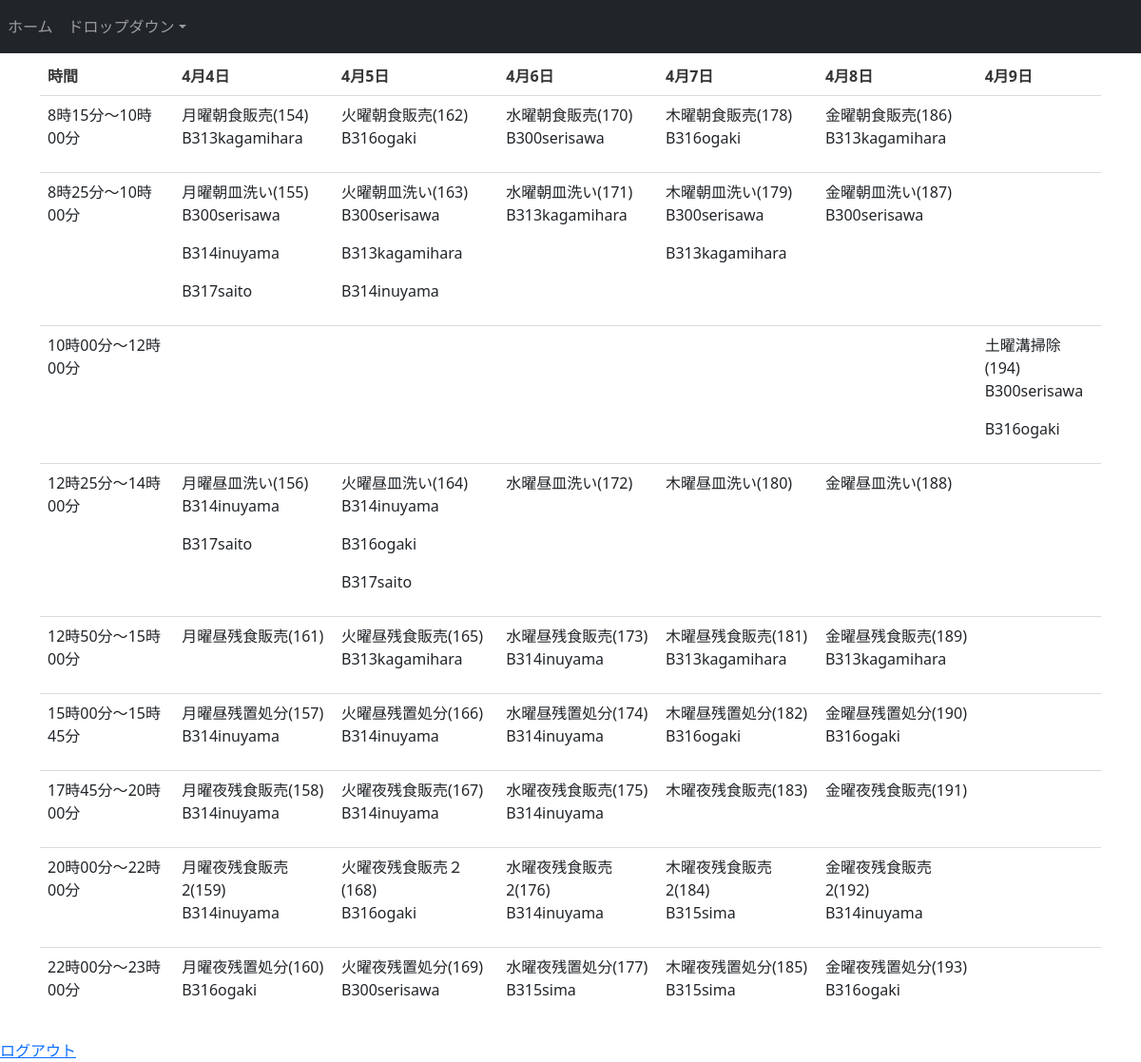
The app's page /kumano_shift_maker/mypage/recruit/2/calculate/result, older data.
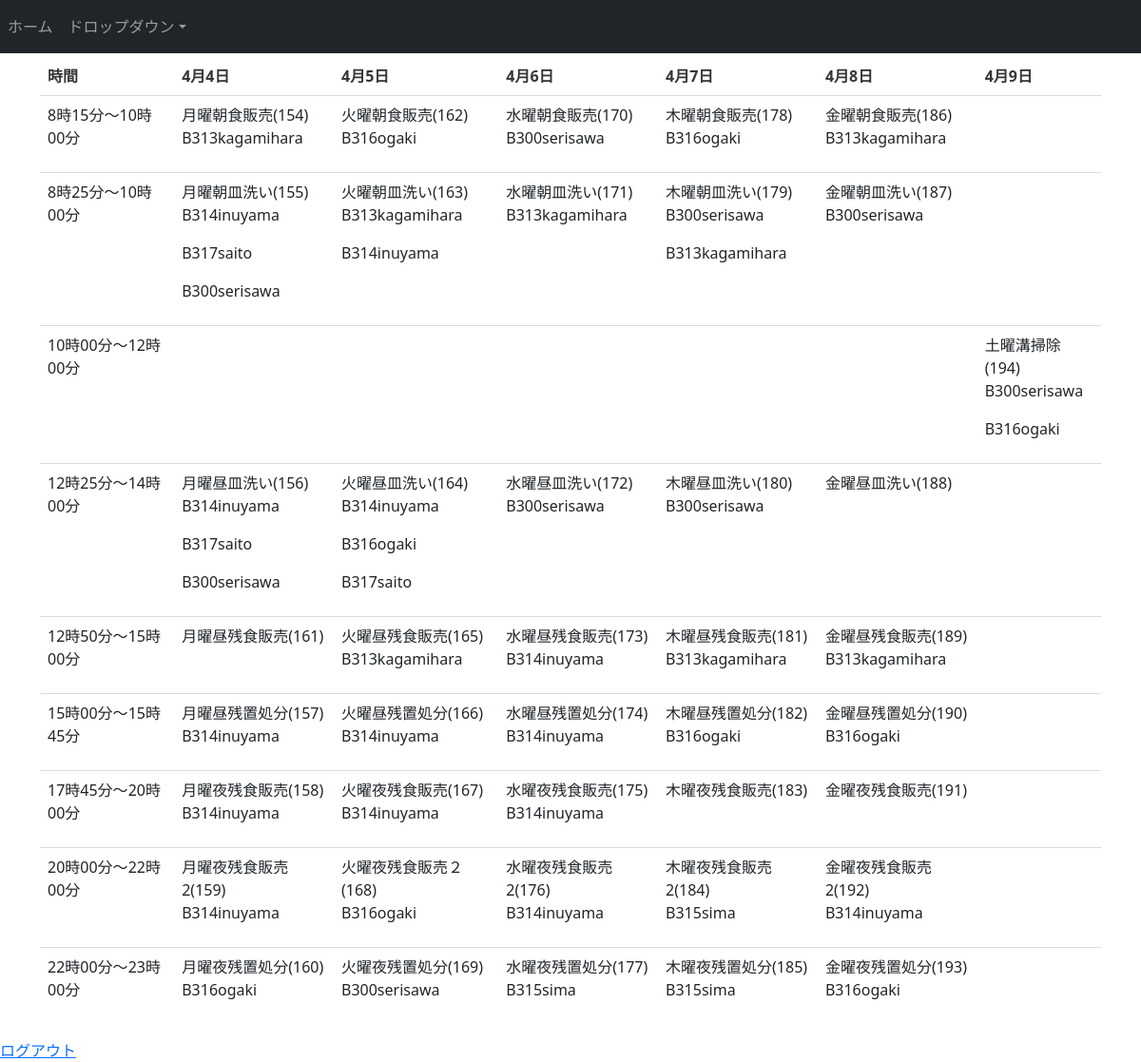
The same page, newer data.
### shift_maker/models.py (models this page shows, shortened)
class Slot(models.Model):
    workname=models.CharField(max_length=30,null=True,blank=True)
    day=models.DateField(default=timezone.now)
    start_time=models.TimeField(default=time(10,0,0))
    end_time=models.TimeField(default=time(12,0,0))
    days_from_start=models.PositiveIntegerField(default=0) #1日目は０
    required_number=models.PositiveIntegerField(default=1)
    content=models.ForeignKey(WorkContent,on_delete=models.SET_DEFAULT,default='無し')
    is_decided=models.BooleanField(default=False)#既に募集締め切りが過ぎた枠かどうか
    for_template=models.BooleanField(default=False)

class User(AbstractBaseUser,PermissionsMixin):
    Block_name=models.CharField(max_length=3,choices=Block.choices,blank=True)
    room_number=models.IntegerField(default=100)
    account_name=models.CharField(max_length=40,verbose_name='アカウント名',unique=True)
    workload_sum=models.IntegerField(verbose_name='過去の仕事量',default=0)
    assigned_work=models.ManyToManyField(WorkContent,verbose_name='経験済みの仕事',blank=True)
    assigning_slot=models.ManyToManyField(Slot,blank=True,related_name='slot_users')
    password=models.CharField(max_length=128, verbose_name='password')
    is_active     = models.BooleanField(default=True)
    is_staff      = models.BooleanField(default=False)
    is_superuser  = models.BooleanField(default=False)
    objects=UserManager()
    USERNAME_FIELD='account_name'

### shift_maker/views.py (the view)
# urls.py: path('mypage/recruit/<int:pk>/calculate/result',views.shift_calculate_result,name='result_schedule'),
def shift_calculate_result(request,pk):
    shift=get_object_or_404(Shift, pk=pk)
    days_list=sorted(list(set(list(shift.slot.all().values_list('day',flat=True)))))
    time_list=sorted(list(set(list(shift.slot.all().values_list('start_time','end_time')))))
    sametime_slotlist=[]
    for start_time, end_time in time_list:
        time_slot_list=[]
        for day in days_list:
            slots=shift.slot.filter(day=day,start_time=start_time,end_time=end_time)
            one_table=[]
            for slot in slots:
                one_table.append((slot,slot.slot_users.all()))
            time_slot_list.append(one_table)
        sametime_slotlist.append((start_time, end_time,time_slot_list))
    return render(request,'shift_maker/shift_result.html',{'shift':shift,'days_list':days_list,'sametime_slot_list':sametime_slotlist})

### shift_maker/templates/shift_maker/shift_result.html
{% extends 'shift_maker/base.html' %}
{% block body-contents %}
<table class="table">
    <tr>
        <th>時間</th>
        {% for day in days_list %}
            <th>{{day|date:"n月j日"}}</th>
        {% endfor %}
    </tr>
    {% for start_time, end_time, time_slot_list in sametime_slot_list %}
    <tr>
        <td>{{ start_time|date:"G時i分" }}～{{ end_time|date:"G時i分" }}</td>
        {% for one_table in time_slot_list %}
        <td>{% for slot, slot_users in one_table %}
            {{slot.workname}}
        {% for user in slot_users %}
            <p>{{user.account_name}}</p>
        {% endfor %}{% endfor %}</td>
        {% endfor %}
    </tr>
    {% endfor %}
</table>
{% endblock %}

Row changes from the older to the newer data that the page shows:
changed User "B300serisawa": moves down the list
changed Slot "火曜朝皿洗い(163)": loses User (account_name "B300serisawa")
changed Slot "月曜昼皿洗い(156)": gains User (account_name "B300serisawa")
changed Slot "水曜昼皿洗い(172)": gains User (account_name "B300serisawa")
changed Slot "木曜昼皿洗い(180)": gains User (account_name "B300serisawa")
